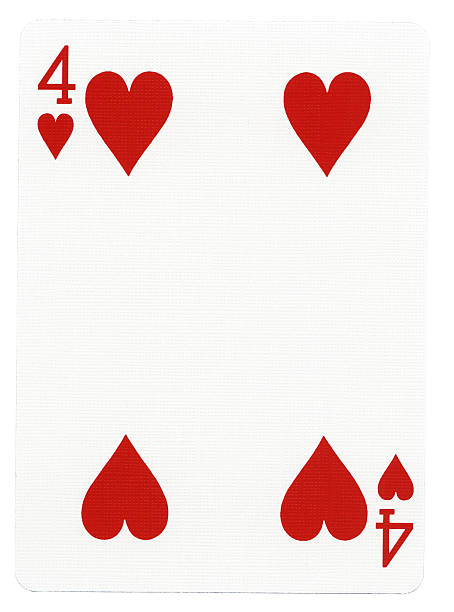
#> input picture Cartas BD/4_corazones.jpg, 454 x 612 px, found by its file name
$ python pruebaMatching.py
#> lines starting #> are read from the running program, lines starting #| are printed output that depends on the picture
import numpy as np
import cv2 as cv
import matplotlib.pyplot as plt

path = r'C:\Users\Juan\Documents\GitHub\PID\Cartas BD\4_corazones.jpg'
path2 = r'C:\Users\Juan\Documents\GitHub\PID\Cartas BD\Recortadas_BD\9_corazones.jpg'


img1 = cv.imread(path,cv.IMREAD_GRAYSCALE)          # queryImage
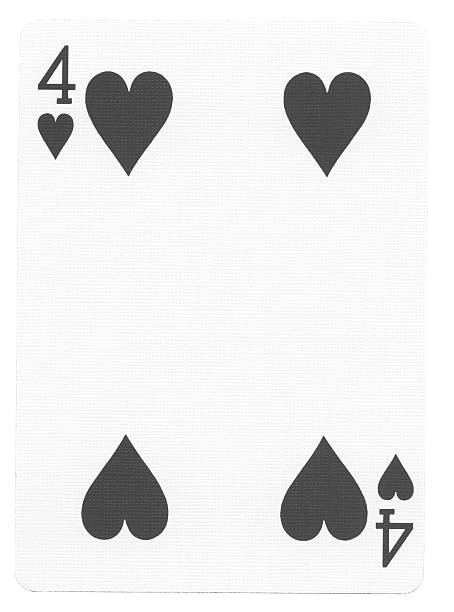
#> img1: shape (612, 454); min 24, max 255, mean 232.4
img2 = cv.imread(path2,cv.IMREAD_GRAYSCALE) # trainImage
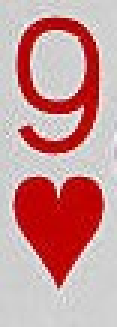
#> input picture Cartas BD/Recortadas_BD/9_corazones.jpg, 39 x 109 px, found by its file name (shown 3 times larger)
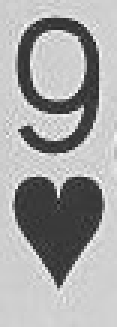
#> img2: shape (109, 39) (shown 3 times larger); min 29, max 254, mean 165.3

# Initiate SIFT detector
sift = cv.SIFT_create()

# find the keypoints and descriptors with SIFT
kp1, des1 = sift.detectAndCompute(img1,None)
#> kp1 = 138 keypoints; strongest (x, y, size): (326, 113, 55.4), (125, 499, 55.6), (55, 132, 22), (131, 112, 54.8)
kp2, des2 = sift.detectAndCompute(img2,None)
#> kp2 = 14 keypoints; strongest (x, y, size): (9, 44, 3.4), (26, 38, 2.6), (29, 32, 6.1), (19, 62, 1.9)

print(kp1)
#> (printed output is left out)
# BFMatcher with default params
bf = cv.BFMatcher()
matches = bf.knnMatch(des1,des2,k=2)
#> matches = 138 matches

# Apply ratio test
good = []
for m,n in matches:
    if m.distance < 0.75*n.distance:
        good.append([m])
#> this loop made 138 passes
#> after the loop, good = 30 matches

# cv.drawMatchesKnn expects list of lists as matches.
img3 = cv.drawMatchesKnn(img1,kp1,img2,kp2,good,None,flags=cv.DrawMatchesFlags_NOT_DRAW_SINGLE_POINTS)
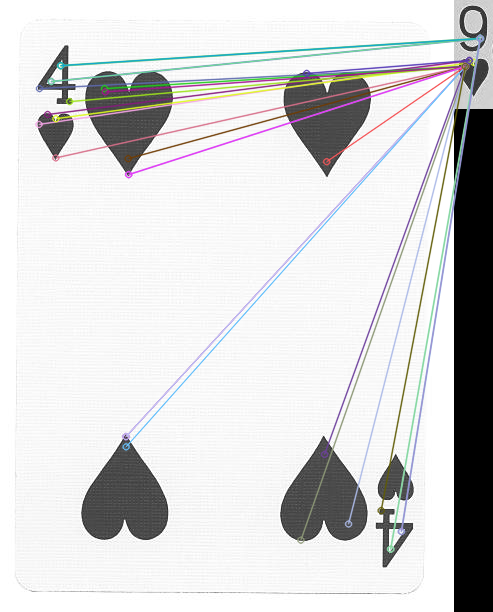
#> img3: shape (612, 493, 3); mean of channels 0, 1, 2 214, 213.7, 213.6; drawn as B, G, R

#plt.imshow(img3),plt.show()
